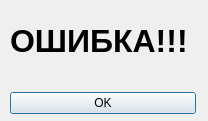
<?xml version="1.0" encoding="UTF-8"?>
<ui version="4.0">
 <class>Dialog</class>
 <widget class="QDialog" name="Dialog">
  <property name="geometry">
   <rect>
    <x>0</x>
    <y>0</y>
    <width>208</width>
    <height>121</height>
   </rect>
  </property>
  <property name="windowTitle">
   <string>Dialog</string>
  </property>
  <widget class="QWidget" name="">
   <property name="geometry">
    <rect>
     <x>10</x>
     <y>20</y>
     <width>186</width>
     <height>94</height>
    </rect>
   </property>
   <layout class="QVBoxLayout" name="verticalLayout">
    <property name="spacing">
     <number>30</number>
    </property>
    <item>
     <widget class="QLabel" name="label">
      <property name="font">
       <font>
        <pointsize>24</pointsize>
        <weight>75</weight>
        <bold>true</bold>
       </font>
      </property>
      <property name="text">
       <string>ОШИБКА!!!</string>
      </property>
     </widget>
    </item>
    <item>
     <widget class="QPushButton" name="pushButton">
      <property name="text">
       <string>OK</string>
      </property>
     </widget>
    </item>
   </layout>
  </widget>
 </widget>
 <resources/>
 <connections/>
</ui>
